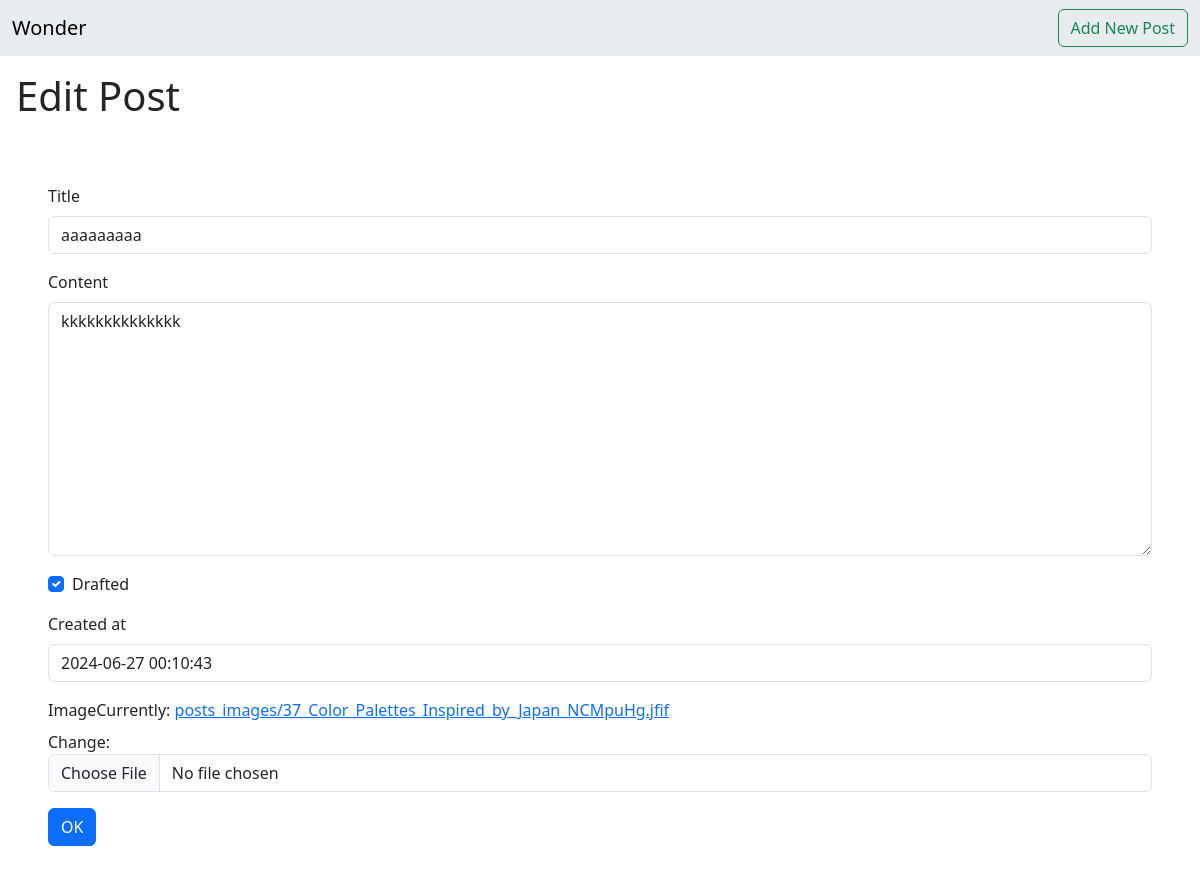
Screenshot of /DJblog/8/edit (signed in) with the database file from the repository.
### DJblog/models.py (models this page shows, shortened)
class Post(models.Model):
    title = models.CharField(max_length=100)
    content = models.TextField(max_length=20000)
    writer = models.ForeignKey(User,related_name='post_writer',on_delete=models.SET_NULL,null=True,blank=True)
    drafted = models.BooleanField(default=True)
    tags = TaggableManager()
    created_at = models.DateTimeField(default=timezone.now)
    image = models.ImageField(upload_to="posts_images")

### DJblog/views.py (the view)
# urls.py: path('<int:post_id>/edit',post_edit),
@login_required(login_url='/login')
def post_edit(request,post_id):
    data = Post.objects.get(id=post_id)
    if request.method == 'POST':
        form = PostForm(request.POST,request.FILES,instance=data)
        if form.is_valid():
            myform = form.save(commit=False)
            myform.writer = request.user
            myform = form.save()
            return redirect(f'/DJblog/{post_id}')
    else:
        form = PostForm(instance=data)
    return render(request,'DJblog/post_edit.html',{'form':form})

### DJblog/forms.py
class PostForm(forms.ModelForm):
    class Meta :
        model = Post
        exclude = ('writer',)

### DJblog/templates/DJblog/post_edit.html (shortened to what this page needs)
{% load django_bootstrap5 %}
{% load static %}
<!doctype html>
<html lang="en">
  <head>
    <link href="https://cdn.jsdelivr.net/npm/bootstrap@5.3.3/dist/css/bootstrap.min.css" rel="stylesheet">
    <link href="{% static 'fontawesomefree/css/fontawesome.css' %}" rel="stylesheet" type="text/css">
    <link href="{% static 'fontawesomefree/css/brands.css' %}" rel="stylesheet" type="text/css">
    <link href="{% static 'fontawesomefree/css/solid.css' %}" rel="stylesheet" type="text/css">
  </head>
  <body>
    <nav class="navbar bg-body-secondary">
        <div class="container-fluid">
          <a href='/DJblog/' class="navbar-brand">Wonder</a>
          <form class="d-flex" role="search">
            <a href='/DJblog/new' class="btn btn-outline-success">Add New Post</a>
          </form>
        </div>
      </nav>
      <h1 class="m-3">Edit Post</h1>
      <form method="post" enctype="multipart/form-data" class="mx-5 py-5">
        {% bootstrap_form form %}
        {% bootstrap_button button_type="submit" content="OK" %}
    </form>
  </body>
</html>

### rows the page displays
Post: title "aaaaaaaaa", content "kkkkkkkkkkkkkk", drafted "☑", created_at "2024-06-27 00:10:43"
